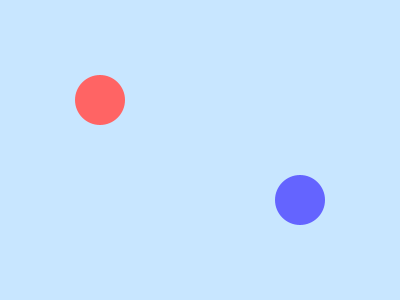
Frame 1 (no input)
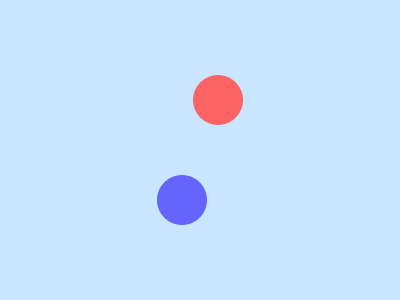
Frame 60 (the mouse pressed at the canvas centre just before this capture)
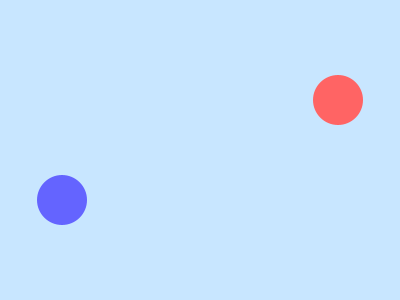
Frame 120 (the mouse held since frame 60 and released just before this capture)

The Processing sketch that drew these frames (run headless with seeded random() and noise(); from frame 60 on, the mouse is pressed at the canvas centre):

// Processing sketch: Day_6_Basic
// ── Day_6_Basic.pde
// Day 6 Basic - Custom Void Functions
// Topics: defining functions, parameters

float circle1X = 100;
float circle2X = 300;
float speed = 2;

void setup() {
  size(400, 300);
}

void draw() {
  background(200, 230, 255);
  
  // --- DRAW CIRCLES USING FUNCTION ---
  drawCircle(circle1X, 100, 255, 100, 100);  // Red circle
  drawCircle(circle2X, 200, 100, 100, 255);  // Blue circle
  
  // --- MOVE CIRCLES ---
  circle1X = circle1X + speed;
  circle2X = circle2X - speed;
}

// --- CUSTOM FUNCTION ---
void drawCircle(float x, float y, float r, float g, float b) {
  fill(r, g, b);
  noStroke();
  ellipse(x, y, 50, 50);
}
